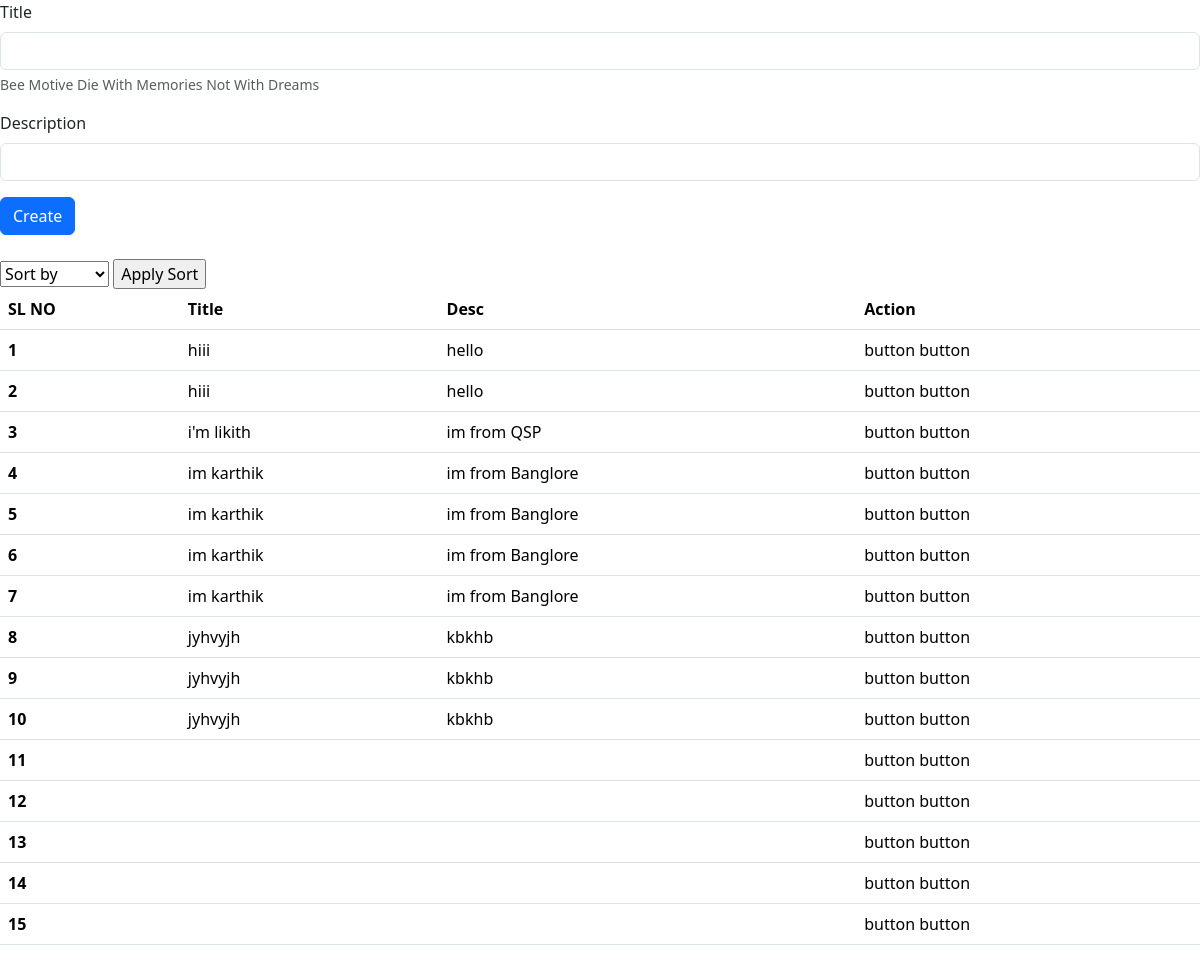
The page / on the database its author committed.
### app/models.py (models this page shows, shortened)
class Todo(models.Model):
    sno = models.IntegerField(primary_key=True)
    title = models.CharField(max_length=50)
    desc = models.CharField(max_length=50)

### app/views.py (the view)
# urls.py: path('', home, name='home'),
def home(request):
    alltodos = Todo.objects.all()
    d = {'alltodos': alltodos}
    if request.method == 'POST':
        title = request.POST.get('title')
        desc = request.POST.get('desc')
        todo = Todo(title=title, desc=desc)
        todo.save()
    return render(request, 'home.html', d)

### templates/home.html (shortened to what this page needs)
<!DOCTYPE html>
<html lang="en">
<head>
    <link href="https://cdn.jsdelivr.net/npm/bootstrap@5.3.3/dist/css/bootstrap.min.css" rel="stylesheet">
</head>
<body>
    <form method="post">
        <div class="mb-3">
          <label for="exampleInputEmail1" class="form-label">Title</label>
          <input type="text" class="form-control" id="exampleInputEmail1" aria-describedby="emailHelp" name="title">
          <div id="emailHelp" class="form-text">Bee Motive Die With Memories Not With Dreams</div>
        </div>
        <div class="mb-3">
          <label for="exampleInputPassword1" class="form-label">Description</label>
          <input type="text" class="form-control" id="exampleInputPassword1" name="desc">
        </div>
        <button type="submit" class="btn btn-primary">Create</button>
      </form> <br>
      <form action="{% url 'sort' %}" method="post">
        <select name="sort" id="">
          <option value="" disabled selected>Sort by</option>
        </select>
        <input type="submit" value="Apply Sort">
      </form>
      <table class="table">
        <thead>
          <tr>
            <th scope="col">SL NO</th>
            <th scope="col">Title</th>
            <th scope="col">Desc</th>
            <th scope="col">Action</th>
          </tr>
        </thead>
        <tbody>
          {% for todo in alltodos %}
          <tr>
            <th scope="row">{{forloop.counter}}</th>
            <td>{{todo.title}}</td>
            <td>{{todo.desc}}</td>
            <td>button     button</td>
          </tr>
          {% endfor %}
        </tbody>
      </table>
</body>
</html>

### rows shown on the page
Todo: title "hiii", desc "hello"
Todo: title "hiii", desc "hello"
Todo: title "i'm likith", desc "im from QSP"
Todo: title "im karthik", desc "im from Banglore"
Todo: title "im karthik", desc "im from Banglore"
Todo: title "im karthik", desc "im from Banglore"
Todo: title "im karthik", desc "im from Banglore"
Todo: title "jyhvyjh", desc "kbkhb"
Todo: title "jyhvyjh", desc "kbkhb"
Todo: title "jyhvyjh", desc "kbkhb"
